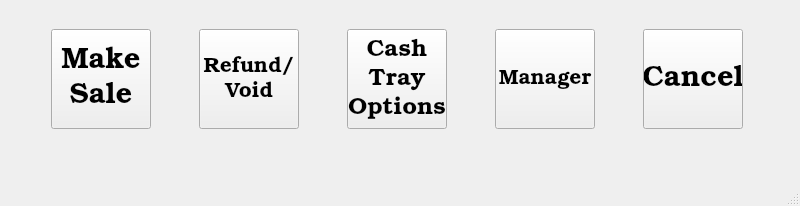
<?xml version="1.0" encoding="UTF-8"?>
<ui version="4.0">
 <class>BeginWindow</class>
 <widget class="QMainWindow" name="BeginWindow">
  <property name="geometry">
   <rect>
    <x>0</x>
    <y>0</y>
    <width>800</width>
    <height>206</height>
   </rect>
  </property>
  <property name="windowTitle">
   <string>Main</string>
  </property>
  <widget class="QWidget" name="centralwidget">
   <widget class="QWidget" name="gridLayoutWidget">
    <property name="geometry">
     <rect>
      <x>9</x>
      <y>9</y>
      <width>781</width>
      <height>141</height>
     </rect>
    </property>
    <layout class="QGridLayout" name="gridLayout">
     <item row="0" column="3">
      <widget class="QPushButton" name="btn_manager">
       <property name="sizePolicy">
        <sizepolicy hsizetype="Preferred" vsizetype="Preferred">
         <horstretch>0</horstretch>
         <verstretch>20</verstretch>
        </sizepolicy>
       </property>
       <property name="minimumSize">
        <size>
         <width>100</width>
         <height>100</height>
        </size>
       </property>
       <property name="maximumSize">
        <size>
         <width>100</width>
         <height>100</height>
        </size>
       </property>
       <property name="baseSize">
        <size>
         <width>12</width>
         <height>2</height>
        </size>
       </property>
       <property name="font">
        <font>
         <family>Bookman Old Style</family>
         <pointsize>16</pointsize>
         <stylestrategy>PreferAntialias</stylestrategy>
        </font>
       </property>
       <property name="text">
        <string>Manager</string>
       </property>
      </widget>
     </item>
     <item row="0" column="1">
      <widget class="QPushButton" name="btn_void">
       <property name="sizePolicy">
        <sizepolicy hsizetype="Preferred" vsizetype="Preferred">
         <horstretch>0</horstretch>
         <verstretch>20</verstretch>
        </sizepolicy>
       </property>
       <property name="minimumSize">
        <size>
         <width>100</width>
         <height>100</height>
        </size>
       </property>
       <property name="maximumSize">
        <size>
         <width>100</width>
         <height>100</height>
        </size>
       </property>
       <property name="baseSize">
        <size>
         <width>12</width>
         <height>2</height>
        </size>
       </property>
       <property name="font">
        <font>
         <family>Bookman Old Style</family>
         <pointsize>16</pointsize>
         <stylestrategy>PreferAntialias</stylestrategy>
        </font>
       </property>
       <property name="text">
        <string>Refund/
Void</string>
       </property>
      </widget>
     </item>
     <item row="0" column="0">
      <widget class="QPushButton" name="btn_sale">
       <property name="sizePolicy">
        <sizepolicy hsizetype="Preferred" vsizetype="Preferred">
         <horstretch>0</horstretch>
         <verstretch>20</verstretch>
        </sizepolicy>
       </property>
       <property name="minimumSize">
        <size>
         <width>100</width>
         <height>100</height>
        </size>
       </property>
       <property name="maximumSize">
        <size>
         <width>100</width>
         <height>100</height>
        </size>
       </property>
       <property name="baseSize">
        <size>
         <width>12</width>
         <height>2</height>
        </size>
       </property>
       <property name="font">
        <font>
         <family>Bookman Old Style</family>
         <pointsize>22</pointsize>
         <stylestrategy>PreferAntialias</stylestrategy>
        </font>
       </property>
       <property name="text">
        <string>Make
Sale</string>
       </property>
      </widget>
     </item>
     <item row="0" column="2">
      <widget class="QPushButton" name="btn_cash_tray_options">
       <property name="sizePolicy">
        <sizepolicy hsizetype="Preferred" vsizetype="Preferred">
         <horstretch>0</horstretch>
         <verstretch>20</verstretch>
        </sizepolicy>
       </property>
       <property name="minimumSize">
        <size>
         <width>100</width>
         <height>100</height>
        </size>
       </property>
       <property name="maximumSize">
        <size>
         <width>100</width>
         <height>100</height>
        </size>
       </property>
       <property name="baseSize">
        <size>
         <width>12</width>
         <height>2</height>
        </size>
       </property>
       <property name="font">
        <font>
         <family>Bookman Old Style</family>
         <pointsize>18</pointsize>
         <stylestrategy>PreferAntialias</stylestrategy>
        </font>
       </property>
       <property name="text">
        <string>Cash
Tray
Options</string>
       </property>
      </widget>
     </item>
     <item row="0" column="4">
      <widget class="QPushButton" name="btn_cancel">
       <property name="sizePolicy">
        <sizepolicy hsizetype="Preferred" vsizetype="Preferred">
         <horstretch>0</horstretch>
         <verstretch>20</verstretch>
        </sizepolicy>
       </property>
       <property name="minimumSize">
        <size>
         <width>100</width>
         <height>100</height>
        </size>
       </property>
       <property name="maximumSize">
        <size>
         <width>100</width>
         <height>100</height>
        </size>
       </property>
       <property name="baseSize">
        <size>
         <width>12</width>
         <height>2</height>
        </size>
       </property>
       <property name="font">
        <font>
         <family>Bookman Old Style</family>
         <pointsize>22</pointsize>
         <stylestrategy>PreferAntialias</stylestrategy>
        </font>
       </property>
       <property name="text">
        <string>Cancel</string>
       </property>
      </widget>
     </item>
    </layout>
   </widget>
  </widget>
  <widget class="QMenuBar" name="menubar">
   <property name="geometry">
    <rect>
     <x>0</x>
     <y>0</y>
     <width>800</width>
     <height>21</height>
    </rect>
   </property>
  </widget>
  <widget class="QStatusBar" name="statusbar"/>
 </widget>
 <resources/>
 <connections/>
</ui>
